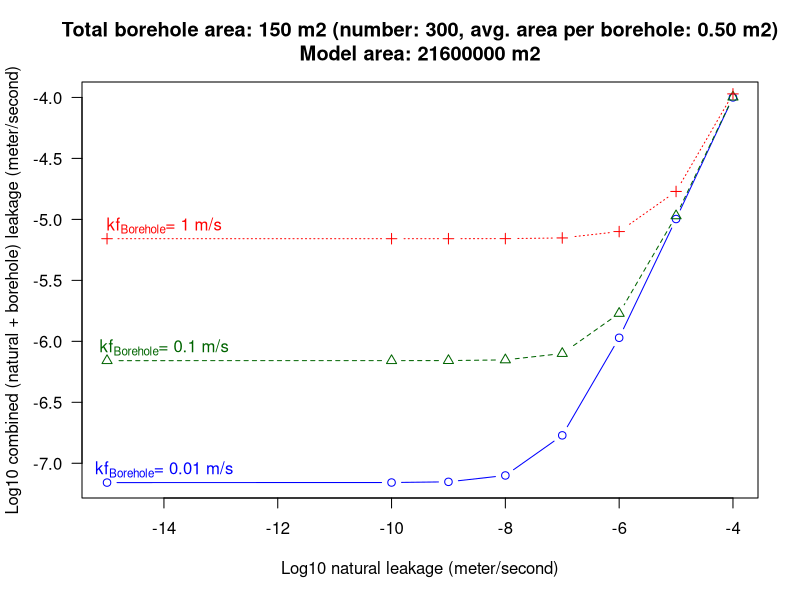

This chart was generated by the following R code:
get_realLeakage <- function (area_boreholes = 150, #meter^2
          area_model = 5400*4000,  #meter^2 
          kf_boreholes = 1, #meter/day
          kf_natural = 1E-6 #meter/day
         ) {
(area_boreholes * kf_boreholes + (area_model - area_boreholes) * kf_natural)/area_model 
}

boreholes_number <- 300
area_boreholes <- 150 #meter^2
area_model <- 5400*4000  #meter^2 
kf_boreholes <- 0.01
kf_natural <- c(1E-4, 1E-5, 1E-6, 1E-7, 1E-8, 1E-9, 1E-10, 1E-15)

get_realLeakage(kf_boreholes = kf_boreholes, kf_natural = kf_natural)

plot(log10(kf_natural), 
     log10(get_realLeakage(kf_boreholes = kf_boreholes, 
                           kf_natural = kf_natural)), 
     type = "b", 
     xlab = "Log10 natural leakage (meter/second)", 
     ylab = "Log10 combined (natural + borehole) leakage (meter/second)", 
     main = sprintf("Total borehole area: %d m2 (number: %d, avg. area per borehole: %1.2f m2)\nModel area: %d m2", 
                    area_boreholes,
                    boreholes_number, 
                    area_boreholes/boreholes_number, 
                    area_model), 
     col = "blue",
     pch = 1,
     las = 1)
text(-14, -7.05, 
     labels=bquote(paste("kf"[Borehole], "= 0.01 m/s")), 
     col = "blue",
     font=2)
points(log10(kf_natural), 
      log10(get_realLeakage(kf_boreholes = 0.1, 
                            kf_natural = kf_natural)), 
           type="b", 
      col = "darkgreen",
      pch = 2,
      lty = 2)
text(-14, -6.05, 
     labels=bquote(paste("kf"[Borehole], "= 0.1 m/s")), 
     col = "darkgreen",
     font=2)
points(log10(kf_natural), 
       log10(get_realLeakage(kf_boreholes = 1, 
                             kf_natural = kf_natural)), 
       type="b", 
       col = "red",
       pch = 3,
       lty = 3)
text(-14, -5.05, 
     labels=bquote(paste("kf"[Borehole], "= 1 m/s")), 
     col = "red",
     font=2)

# text(log10(min(kf_natural))+2, 
#      log10(max(get_realLeakage(kf_boreholes = kf_boreholes, kf_natural = kf_natural))), 
#      labels = "area_boreholes * kf_boreholes + (area_model - area_boreholes) * kf_natural)/area_model")